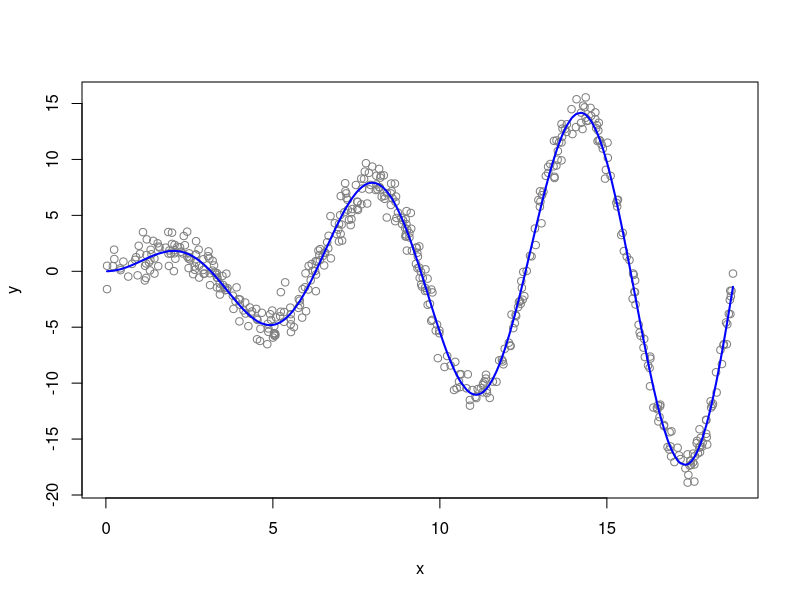
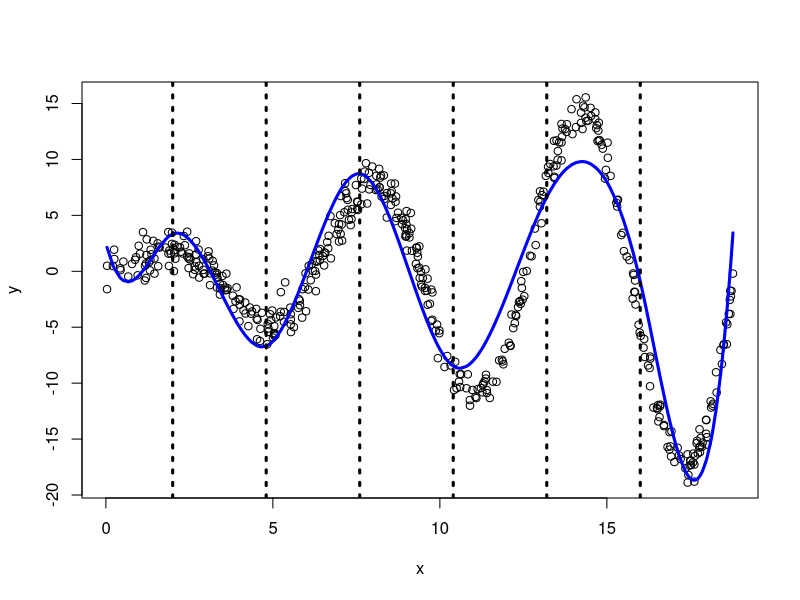
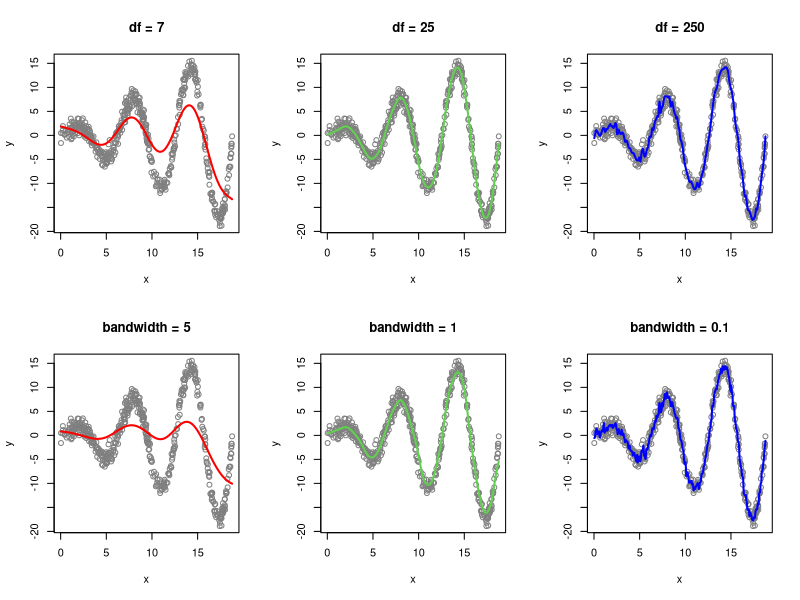

These charts were generated, in order, by the following R code:
# Basic smooth spline Tibi
#-------------------------
# Create a simple nonlinear example
set.seed(0)
n = 500
x = sort(runif(n,0,6*pi))
r = x*sin(x) 
y = r + rnorm(n)

plot(x,y,col="gray50")
lines(x,r,col="blue",lwd=2)

# Regression splines
library(splines)
knots = seq(2,16,length=6)
G = bs(x,knots=knots,degree=3)
regmod = lm(y~G)

plot(x,y)
lines(x,regmod$fitted,lwd=3,col="blue")
abline(v=knots,lty=3,lwd=3)

# Smoothing splines
dfs = c(7,25,250)
splinemod1 = smooth.spline(x,y,df=dfs[1])
splinemod2 = smooth.spline(x,y,df=dfs[2])
splinemod3 = smooth.spline(x,y,df=dfs[3])

par(mfrow=c(2,3))
plot(x,y,col="gray50",main=paste("df =",dfs[1]))
lines(splinemod1$x,splinemod1$y,col="red",lwd=2)

plot(x,y,col="gray50",main=paste("df =",dfs[2]))
lines(splinemod2$x,splinemod2$y,col=3,lwd=2)

plot(x,y,col="gray50",main=paste("df =",dfs[3]))
lines(splinemod3$x,splinemod3$y,col="blue",lwd=2)

# Kernel regression
bws = c(5,1,0.1)
kernmod1 = ksmooth(x,y,kernel="normal",bandwidth=bws[1])
kernmod2 = ksmooth(x,y,kernel="normal",bandwidth=bws[2])
kernmod3 = ksmooth(x,y,kernel="normal",bandwidth=bws[3])

#par(mfrow=c(1,3))
plot(x,y,col="gray50",main=paste("bandwidth =",bws[1]))
lines(kernmod1$x,kernmod1$y,col="red",lwd=2)

plot(x,y,col="gray50",main=paste("bandwidth =",bws[2]))
lines(kernmod2$x,kernmod2$y,col=3,lwd=2)

plot(x,y,col="gray50",main=paste("bandwidth =",bws[3]))
lines(kernmod3$x,kernmod3$y,col="blue",lwd=2)
